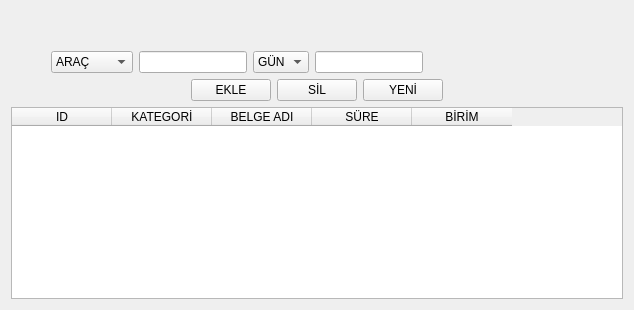
      <widget class="QWidget" name="tab">
       <attribute name="title">
        <string>Belge Ekleme</string>
       </attribute>
       <layout class="QGridLayout" name="gridLayout_6">
        <item row="0" column="0">
         <spacer name="verticalSpacer_11">
          <property name="orientation">
           <enum>Qt::Orientation::Vertical</enum>
          </property>
          <property name="sizeType">
           <enum>QSizePolicy::Policy::Fixed</enum>
          </property>
          <property name="sizeHint" stdset="0">
           <size>
            <width>20</width>
            <height>40</height>
           </size>
          </property>
         </spacer>
        </item>
        <item row="1" column="0">
         <layout class="QHBoxLayout" name="horizontalLayout_8">
          <item>
           <spacer name="horizontalSpacer_13">
            <property name="orientation">
             <enum>Qt::Orientation::Horizontal</enum>
            </property>
            <property name="sizeHint" stdset="0">
             <size>
              <width>40</width>
              <height>20</height>
             </size>
            </property>
           </spacer>
          </item>
          <item>
           <widget class="QComboBox" name="cmb_belge_kategori">
            <item>
             <property name="text">
              <string>ARAÇ</string>
             </property>
            </item>
            <item>
             <property name="text">
              <string>SÜRÜCÜ</string>
             </property>
            </item>
           </widget>
          </item>
          <item>
           <widget class="QLineEdit" name="txt_belge_adi"/>
          </item>
          <item>
           <widget class="QComboBox" name="cmb_belge_birim">
            <item>
             <property name="text">
              <string>GÜN</string>
             </property>
            </item>
            <item>
             <property name="text">
              <string>AY</string>
             </property>
            </item>
            <item>
             <property name="text">
              <string>YIL</string>
             </property>
            </item>
           </widget>
          </item>
          <item>
           <widget class="QLineEdit" name="txt_belge_sure"/>
          </item>
          <item>
           <spacer name="horizontalSpacer_11">
            <property name="orientation">
             <enum>Qt::Orientation::Horizontal</enum>
            </property>
            <property name="sizeHint" stdset="0">
             <size>
              <width>200</width>
              <height>20</height>
             </size>
            </property>
           </spacer>
          </item>
         </layout>
        </item>
        <item row="2" column="0">
         <layout class="QHBoxLayout" name="horizontalLayout_9">
          <item>
           <spacer name="horizontalSpacer_12">
            <property name="orientation">
             <enum>Qt::Orientation::Horizontal</enum>
            </property>
            <property name="sizeHint" stdset="0">
             <size>
              <width>40</width>
              <height>20</height>
             </size>
            </property>
           </spacer>
          </item>
          <item>
           <widget class="QPushButton" name="btn_belge_ekle">
            <property name="text">
             <string>EKLE</string>
            </property>
           </widget>
          </item>
          <item>
           <widget class="QPushButton" name="btn_belge_sil">
            <property name="text">
             <string>SİL</string>
            </property>
           </widget>
          </item>
          <item>
           <widget class="QPushButton" name="btn_belge_yeni">
            <property name="text">
             <string>YENİ</string>
            </property>
           </widget>
          </item>
          <item>
           <spacer name="horizontalSpacer_10">
            <property name="orientation">
             <enum>Qt::Orientation::Horizontal</enum>
            </property>
            <property name="sizeHint" stdset="0">
             <size>
              <width>40</width>
              <height>20</height>
             </size>
            </property>
           </spacer>
          </item>
         </layout>
        </item>
        <item row="3" column="0">
         <widget class="QTableWidget" name="table_belge_tanimlari">
          <column>
           <property name="text">
            <string>ID</string>
           </property>
          </column>
          <column>
           <property name="text">
            <string>KATEGORİ</string>
           </property>
          </column>
          <column>
           <property name="text">
            <string>BELGE ADI</string>
           </property>
          </column>
          <column>
           <property name="text">
            <string>SÜRE</string>
           </property>
          </column>
          <column>
           <property name="text">
            <string>BİRİM</string>
           </property>
          </column>
         </widget>
        </item>
       </layout>
      </widget>
